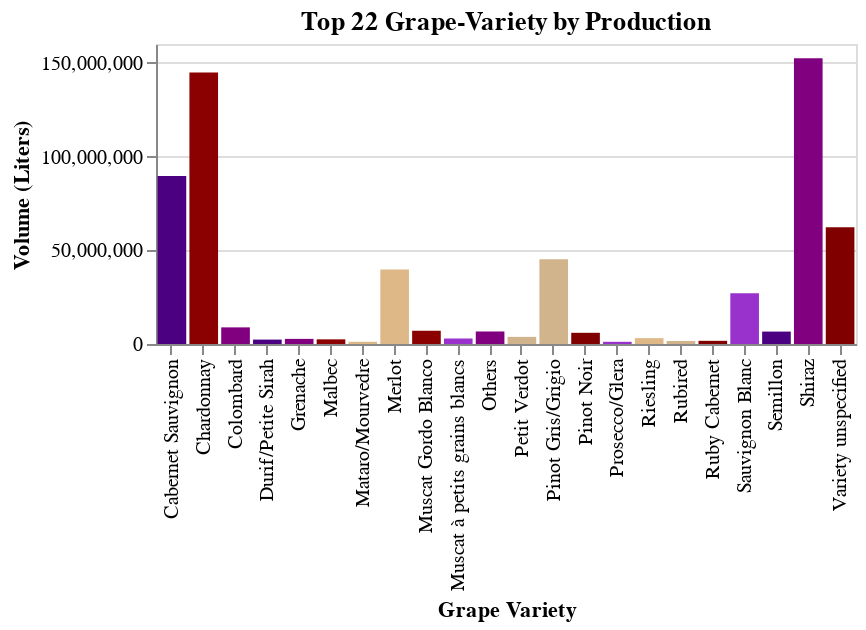

Express this chart as Vega-Lite.
### Vega-Lite specification from a JSON file in a GitHub repository (floating-point values rounded to 4 significant figures)
{"$schema": "https://vega.github.io/schema/vega-lite/v5.json", "description": "Grape Variety Production Volume", "title": "Top 22 Grape-Variety by Production", "width": 350, "height": 150, "data": {"values": [{"Grape Variety": "Shiraz", "Volume (L)": 152333542}, {"Grape Variety": "Chardonnay", "Volume (L)": 144806093}, {"Grape Variety": "Cabernet Sauvignon", "Volume (L)": 89542429}, {"Grape Variety": "Variety unspecified", "Volume (L)": 62307974}, {"Grape Variety": "Pinot Gris/Grigio", "Volume (L)": 45226101}, {"Grape Variety": "Merlot", "Volume (L)": 39771703}, {"Grape Variety": "Sauvignon Blanc", "Volume (L)": 27064932}, {"Grape Variety": "Colombard", "Volume (L)": 8873161}, {"Grape Variety": "Muscat Gordo Blanco", "Volume (L)": 7066300}, {"Grape Variety": "Semillon", "Volume (L)": 6625239}, {"Grape Variety": "Pinot Noir", "Volume (L)": 5975159}, {"Grape Variety": "Petit Verdot", "Volume (L)": 3804533}, {"Grape Variety": "Riesling", "Volume (L)": 3115097}, {"Grape Variety": "Muscat à petits grains blancs", "Volume (L)": 2928719}, {"Grape Variety": "Grenache", "Volume (L)": 2732814}, {"Grape Variety": "Malbec", "Volume (L)": 2485566}, {"Grape Variety": "Durif/Petite Sirah", "Volume (L)": 2352699}, {"Grape Variety": "Ruby Cabernet", "Volume (L)": 1696102}, {"Grape Variety": "Rubired", "Volume (L)": 1604559}, {"Grape Variety": "Mataro/Mourvedre", "Volume (L)": 1186523}, {"Grape Variety": "Prosecco/Glera", "Volume (L)": 1174921}, {"Grape Variety": "Others", "Volume (L)": 6680267}]}, "mark": "bar", "encoding": {"x": {"field": "Grape Variety", "type": "nominal", "title": "Grape Variety"}, "y": {"field": "Volume (L)", "type": "quantitative", "title": "Volume (Liters)"}, "color": {"field": "Grape Variety", "type": "nominal", "scale": {"domain": ["Shiraz", "Chardonnay", "Cabernet Sauvignon", "Variety unspecified", "Pinot Gris/Grigio", "Merlot", "Sauvignon Blanc", "Colombard", "Muscat Gordo Blanco", "Semillon", "Pinot Noir", "Petit Verdot", "Riesling", "Muscat à petits grains blancs", "Grenache", "Malbec", "Durif/Petite Sirah", "Ruby Cabernet", "Rubired", "Mataro/Mourvedre", "Prosecco/Glera", "Others"], "range": ["#800080", "#8B0000", "#4B0082", "#800000", "#D2B48C", "#DEB887", "#9932CC"]}, "legend": null}, "tooltip": [{"field": "Grape Variety", "type": "nominal", "title": "Grape Variety"}, {"field": "Volume (L)", "type": "quantitative", "title": "Volume (Liters)", "format": ",.0f"}]}}
